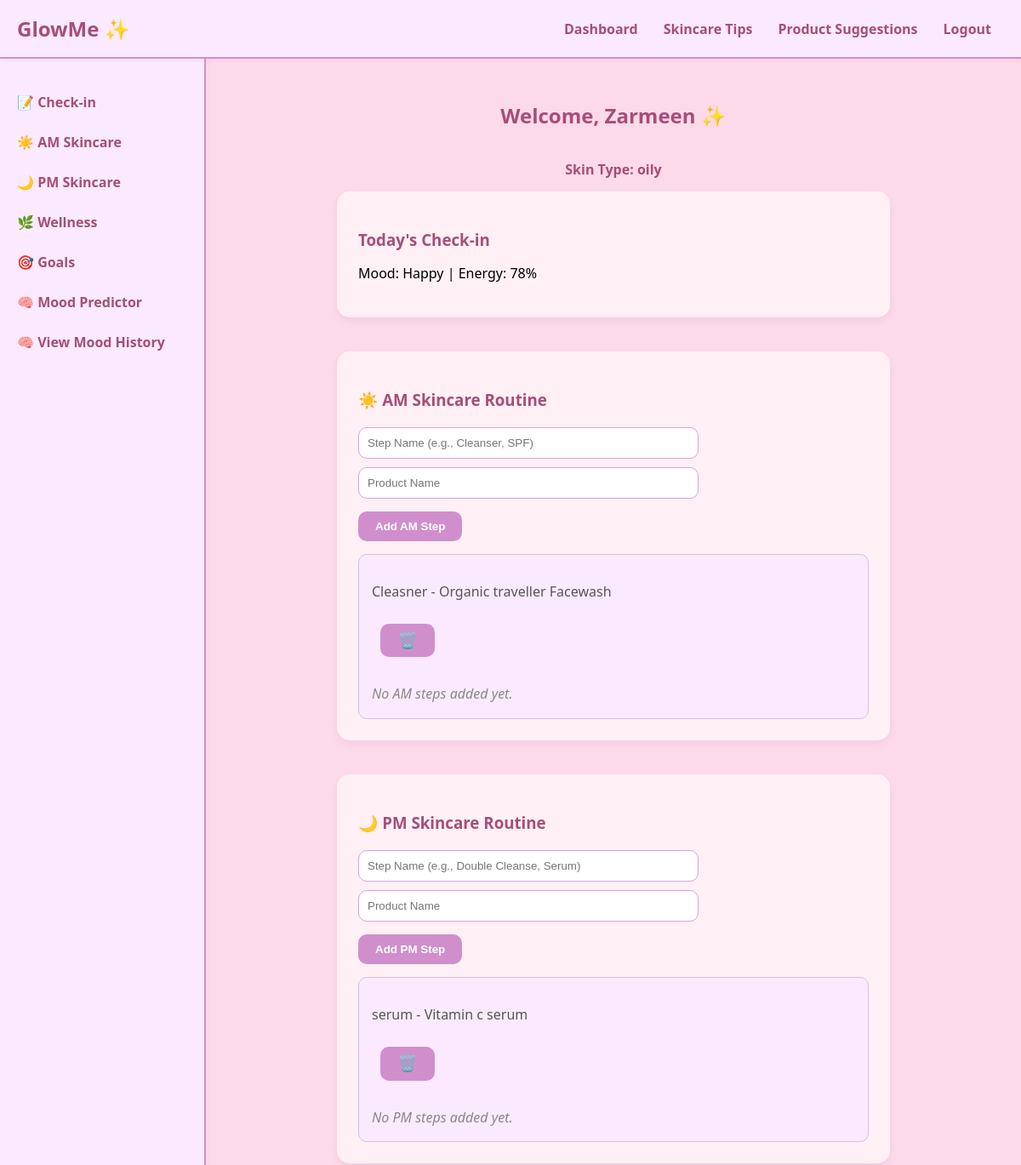
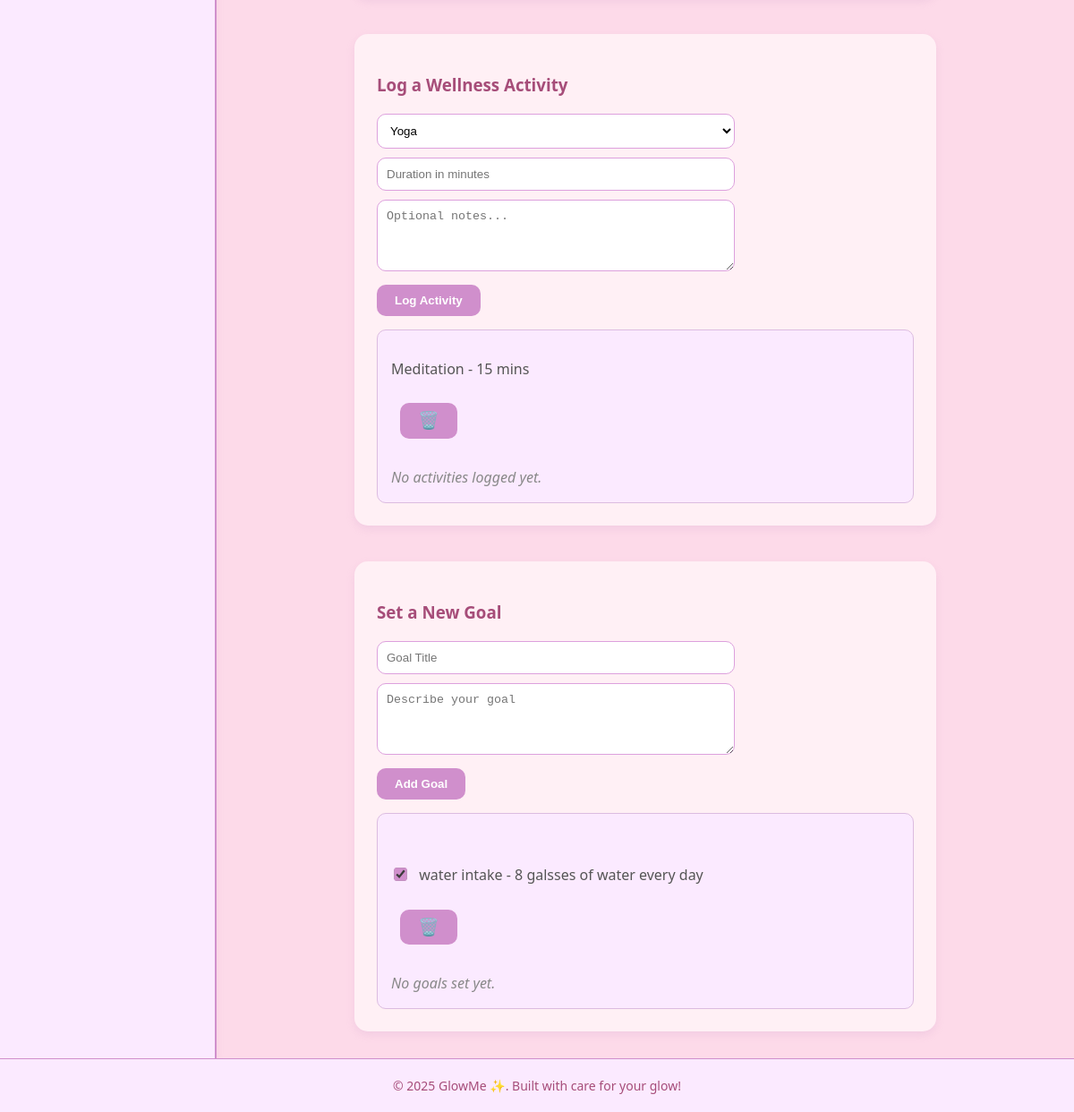
/dashboard (signed in), run on the app's committed database (2 pictures, top to bottom).
### models.py (models this page shows)
class User(db.Model):
    id = db.Column(db.Integer, primary_key=True)
    name = db.Column(db.String(100))
    email = db.Column(db.String(100), unique=True)
    password = db.Column(db.String(200))
    skin_type = db.Column(db.String(50))

class DailyCheckin(db.Model):
    id = db.Column(db.Integer, primary_key=True)
    user_id = db.Column(db.Integer, db.ForeignKey('user.id'))
    mood = db.Column(db.String(100))
    energy = db.Column(db.String(100))
    date = db.Column(db.Date)

class SkincareStep(db.Model):
    id = db.Column(db.Integer, primary_key=True)
    user_id = db.Column(db.Integer, db.ForeignKey('user.id'))
    routine_type = db.Column(db.String(50))
    step_name = db.Column(db.String(100))
    product_name = db.Column(db.String(100))

class WellnessActivity(db.Model):
    id = db.Column(db.Integer, primary_key=True)
    user_id = db.Column(db.Integer, db.ForeignKey('user.id'))
    activity_type = db.Column(db.String(100))
    duration = db.Column(db.Integer)
    notes = db.Column(db.Text)

class Goal(db.Model):
    id = db.Column(db.Integer, primary_key=True)
    user_id = db.Column(db.Integer, db.ForeignKey('user.id'))
    title = db.Column(db.String(100))
    description = db.Column(db.Text)
    completed = db.Column(db.Boolean, default=False)

### routes.py (the view)
@app.route('/dashboard')
def dashboard():
    if 'user_id' not in session:
        flash("Please log in to view your dashboard.", 'error') # Added flash message for unauthorized access
        return redirect(url_for('login'))
    user = User.query.get(session['user_id'])
    if not user: # Handle case where user_id in session doesn't exist in DB (e.g., deleted user)
        session.clear()
        flash("Your session is invalid. Please log in again.", 'error')
        return redirect(url_for('login'))
    checkin = DailyCheckin.query.filter_by(user_id=user.id, date=date.today()).first()
    steps = SkincareStep.query.filter_by(user_id=user.id).order_by(SkincareStep.id.desc()).all()
    activities = WellnessActivity.query.filter_by(user_id=user.id).order_by(WellnessActivity.id.desc()).all()
    goals = Goal.query.filter_by(user_id=user.id).order_by(Goal.id.desc()).all()
    return render_template('dashboard.html', user=user, checkin=checkin, steps=steps, activities=activities, goals=goals)

### templates/dashboard.html (shortened to what this page needs)
{% extends 'base.html' %}
{% block content %}
<div class="dashboard-container">
    <aside class="sidebar">
        <ul>
            <li><a href="#checkin">📝 Check-in</a></li>
            <li><a href="#skincare-am">☀️ AM Skincare</a></li>
            <li><a href="#skincare-pm">🌙 PM Skincare</a></li>
            <li><a href="#activity">🌿 Wellness</a></li>
            <li><a href="#goal">🎯 Goals</a></li>
            <li> <a href="/predict_mood">🧠 Mood Predictor</a></li>
            <li> <a href="/mood_history" class="button">🧠 View Mood History</a></li>
        </ul>
    </aside>
    <main class="main-content">
        <h2>Welcome, {{ user.name }} ✨</h2>
        <h4>Skin Type: {{ user.skin_type }}</h4>
        <section id="checkin">
            <h3>Today's Check-in</h3>
            {% if checkin %}
                <p>Mood: {{ checkin.mood }} | Energy: {{ checkin.energy }}</p>
            {% else %}
                <form method="POST" action="{{ url_for('daily_checkin') }}">
                    <input type="text" name="mood" placeholder="Mood" required>
                    <input type="text" name="energy" placeholder="Energy Level" required>
                    <button type="submit">Check In</button>
                </form>
            {% endif %}
        </section>
        <section id="skincare-am">
            <h3>☀️ AM Skincare Routine</h3>
            <form method="POST" action="{{ url_for('add_skincare_step') }}">
                <input type="text" name="step_name" placeholder="Step Name (e.g., Cleanser, SPF)" required>
                <input type="text" name="product_name" placeholder="Product Name" required>
                <button type="submit">Add AM Step</button>
            </form>
            <div class="entries-list">
                {% set am_steps_found = false %}
                {% for step in steps %}
                    {% if step.routine_type == 'AM' %}
                        <p>
                            {{ step.step_name }} - {{ step.product_name }}
                            <form action="{{ url_for('delete_skincare_step', step_id=step.id) }}" method="POST" class="inline-delete-form">
                                <button type="submit" class="delete-btn-icon" title="Delete Step">🗑️</button>
                            </form>
                        </p>
                        {% set am_steps_found = true %}
                    {% endif %}
                {% endfor %}
                {% if not am_steps_found %}
                    <p class="no-entries">No AM steps added yet.</p>
                {% endif %}
            </div>
        </section>
        <section id="skincare-pm">
            <h3>🌙 PM Skincare Routine</h3>
            <form method="POST" action="{{ url_for('add_skincare_step') }}">
                <input type="text" name="step_name" placeholder="Step Name (e.g., Double Cleanse, Serum)" required>
                <input type="text" name="product_name" placeholder="Product Name" required>
                <button type="submit">Add PM Step</button>
            </form>
            <div class="entries-list">
                {% set pm_steps_found = false %}
                {% for step in steps %}
                    {% if step.routine_type == 'PM' %}
                        <p>
                            {{ step.step_name }} - {{ step.product_name }}
                            <form action="{{ url_for('delete_skincare_step', step_id=step.id) }}" method="POST" class="inline-delete-form">
                                <button type="submit" class="delete-btn-icon" title="Delete Step">🗑️</button>
                            </form>
                        </p>
                        {% set pm_steps_found = true %}
                    {% endif %}
                {% endfor %}
                {% if not pm_steps_found %}
                    <p class="no-entries">No PM steps added yet.</p>
                {% endif %}
            </div>
        </section>
        <section id="activity">
            <h3>Log a Wellness Activity</h3>
            <form method="POST" action="{{ url_for('add_activity') }}">
                <select name="activity_type">
                    <option>Yoga</option>
                </select>
                <input type="number" name="duration" placeholder="Duration in minutes">
                <textarea name="notes" placeholder="Optional notes..."></textarea>
                <button type="submit">Log Activity</button>
            </form>
            <div class="entries-list">
                {% set activities_found = false %}
                {% for activity in activities %}
                    <p>
                        {{ activity.activity_type }} - {{ activity.duration }} mins
                        <form action="{{ url_for('delete_activity', activity_id=activity.id) }}" method="POST" class="inline-delete-form">
                            <button type="submit" class="delete-btn-icon" title="Delete Activity">🗑️</button>
                        </form>
                    </p>
                    {% set activities_found = true %}
                {% endfor %}
                {% if not activities_found %}
                    <p class="no-entries">No activities logged yet.</p>
                {% endif %}
            </div>
        </section>
        <section id="goal">
            <h3>Set a New Goal</h3>
            <form method="POST" action="{{ url_for('add_goal') }}">
                <input type="text" name="title" placeholder="Goal Title" required>
                <textarea name="description" placeholder="Describe your goal"></textarea>
                <button type="submit">Add Goal</button>
            </form>
            <div class="entries-list">
                {% set goals_found = false %}
                {% for goal in goals %}
                    <p class="{% if goal.completed %}completed-goal{% endif %}">
                        <form action="{{ url_for('toggle_goal_completion', goal_id=goal.id) }}" method="POST" style="display:inline-block; margin-right: 5px;">
                            <input type="checkbox" onchange="this.form.submit()" {% if goal.completed %}checked{% endif %}>
                        </form>
                        {{ goal.title }} - {{ goal.description }}
                        <form action="{{ url_for('delete_goal', goal_id=goal.id) }}" method="POST" class="inline-delete-form">
                            <button type="submit" class="delete-btn-icon" title="Delete Goal">🗑️</button>
                        </form>
                    </p>
                    {% set goals_found = true %}
                {% endfor %}
                {% if not goals_found %}
                    <p class="no-entries">No goals set yet.</p>
                {% endif %}
            </div>
        </section>
    </main>
</div>
{% endblock %}

### static/styles.css (style rules this page uses)
body { background-color: #fddae9 !important; }
body { margin: 0; padding: 0; font-family: 'Segoe UI', sans-serif; min-height: 100vh; display: flex; flex-direction: column; }
.dashboard-container { display: flex; flex: 1; width: 100%; }
.sidebar { width: 200px; background-color: #fbeaff; padding: 20px; border-right: 2px solid #d08fcc; flex-shrink: 0; box-shadow: 2px 0 6px rgba(200, 150, 200, 0.1); }
.sidebar ul { list-style: none; padding: 0; margin: 0; }
.sidebar li { margin: 15px 0; }
.sidebar a { color: #a64d79; text-decoration: none; font-weight: bold; display: block; padding: 5px 0; transition: color 0.2s ease; }
.main-content { flex-grow: 1; padding: 30px; overflow-y: auto; display: flex; flex-direction: column; align-items: center; text-align: center; }
.main-content h2, .main-content h3, .main-content h4 { color: #a64d79; margin-bottom: 15px; width: 100%; }
.main-content section { margin-top: 40px; width: 100%; max-width: 600px; background-color: #fff0f5; padding: 25px; border-radius: 15px; box-shadow: 0 4px 10px rgba(200, 150, 200, 0.2); text-align: left; }
.main-content section:first-of-type { margin-top: 0; }
.main-content form { margin-top: 20px; display: flex; flex-direction: column; align-items: flex-start; }
.main-content input[type="text"], .main-content input[type="email"], .main-content input[type="password"], .main-content input[type="number"], .main-content select, .main-content textarea { width: calc(100% - 22px); max-width: 400px; margin-bottom: 10px; padding: 10px; border-radius: 10px; border: 1px solid #dda0dd; background-color: #fff; box-sizing: border-box; }
.main-content textarea { min-height: 80px; resize: vertical; }
.main-content button { background-color: #d08fcc; color: white; border: none; padding: 10px 20px; border-radius: 10px; cursor: pointer; font-weight: bold; margin-top: 5px; align-self: flex-start; }
.entries-list { margin-top: 15px; line-height: 1.6; color: #555; background-color: #fbeaff; padding: 15px; border-radius: 10px; border: 1px solid #dcbce0; max-width: 100%; box-sizing: border-box; }
.entries-list p { margin-bottom: 5px; display: flex; justify-content: space-between; align-items: center; flex-wrap: wrap; }
.entries-list p:last-child { margin-bottom: 0; }
.no-entries { font-style: italic; color: #888; text-align: center; margin-top: 15px; }
.inline-delete-form { display: inline-flex; align-items: center; margin-left: 10px; flex-shrink: 0; }
.delete-btn-icon { background: none; border: none; color: #ff6b6b; cursor: pointer; font-size: 1.2em; padding: 0; margin: 0; line-height: 1; transition: color 0.2s ease; }
.completed-goal { text-decoration: line-through; color: #a0a0a0; font-style: italic; }
.entries-list input[type="checkbox"] { margin-right: 5px; transform: scale(1.1); accent-color: #d08fcc; }

### data on the page
User: name "Zarmeen", skin_type "oily"
DailyCheckin: mood "Happy", energy "78%"
SkincareStep: step_name "Cleasner", product_name "Organic traveller Facewash"
SkincareStep: step_name "serum", product_name "Vitamin c serum"
WellnessActivity: activity_type "Meditation", duration "15"
Goal: completed "☑", title "water intake", description "8 galsses of water every day"
